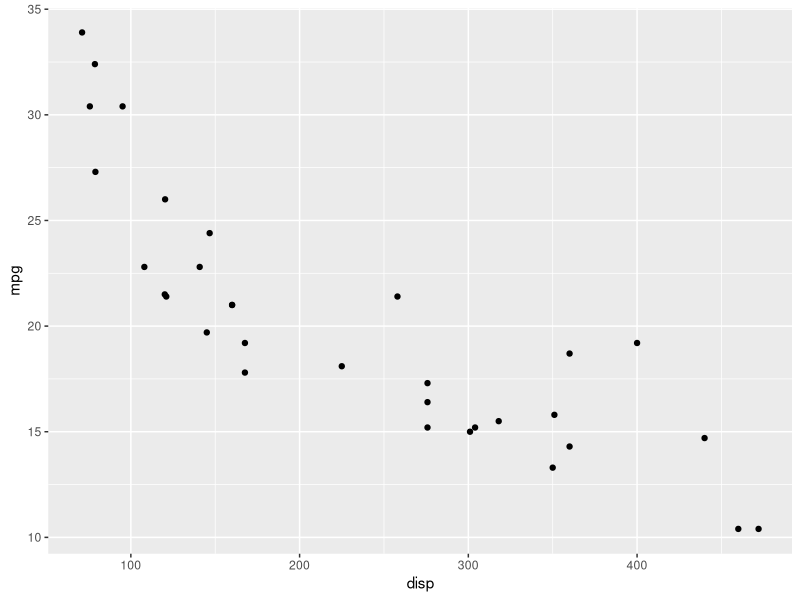
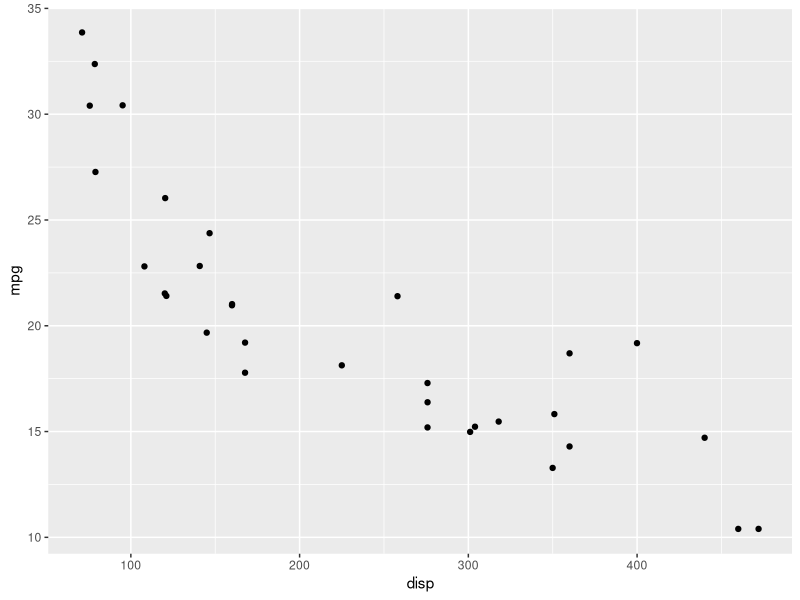
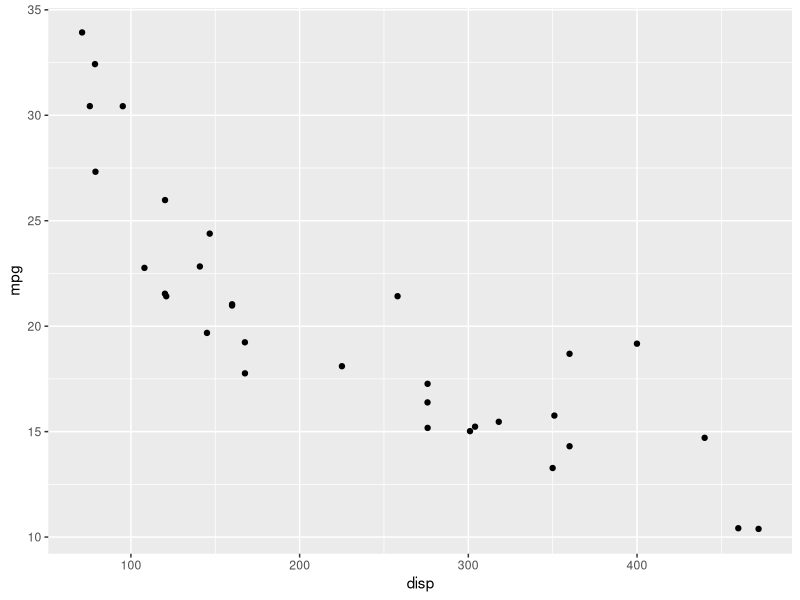
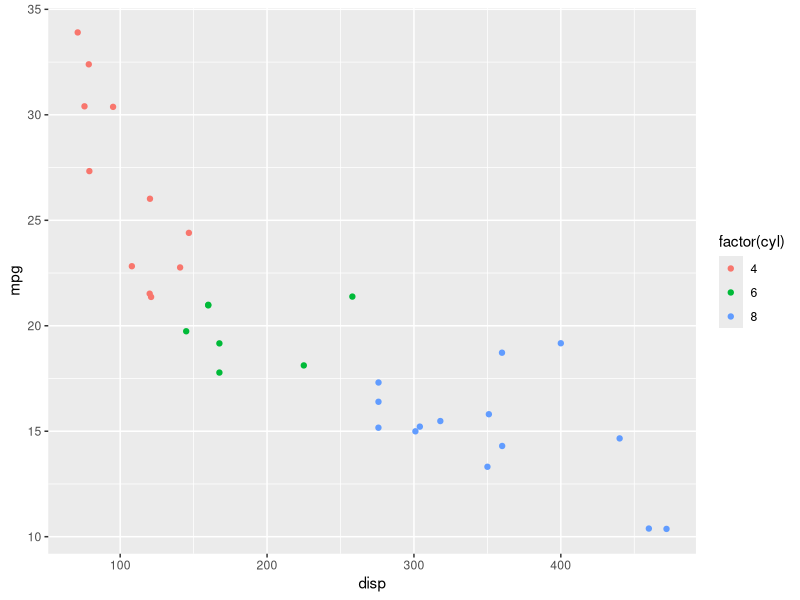
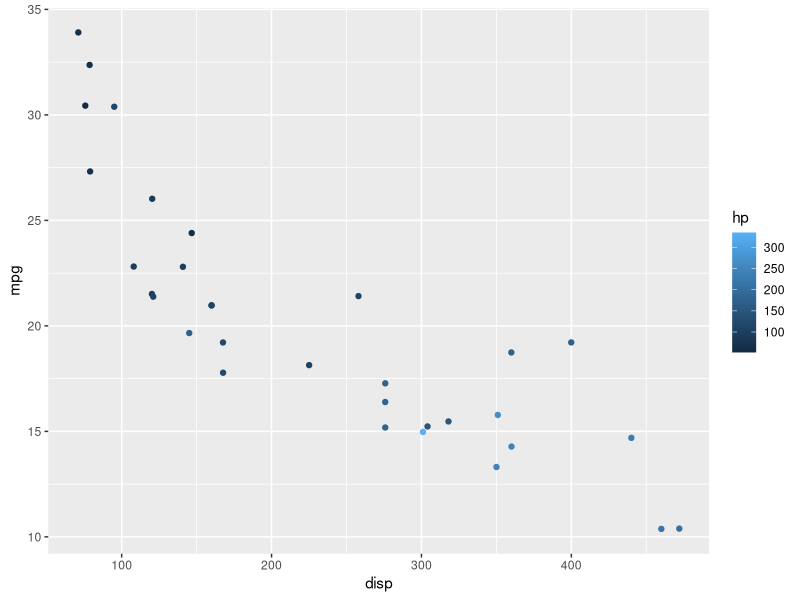
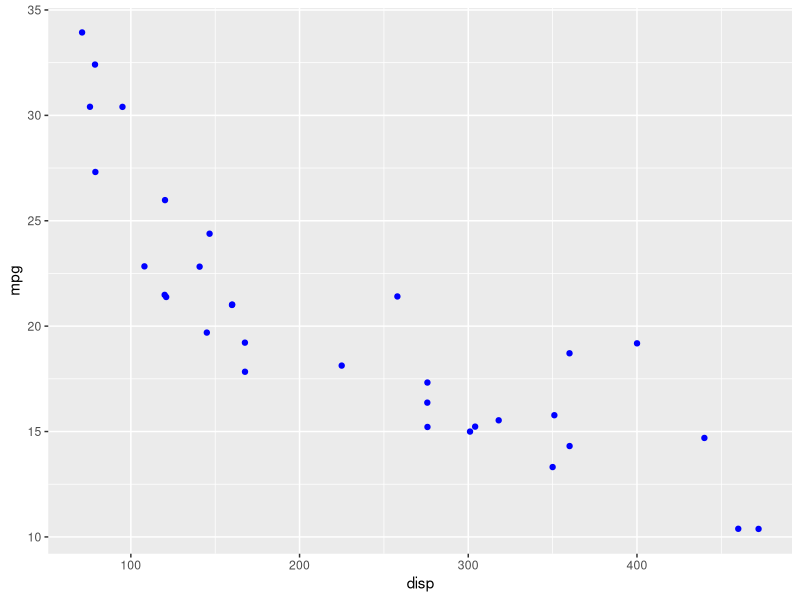
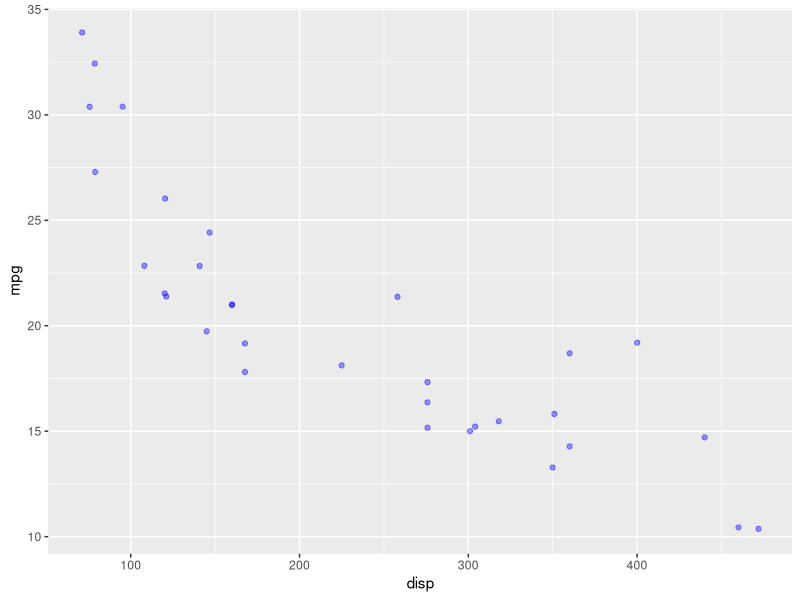
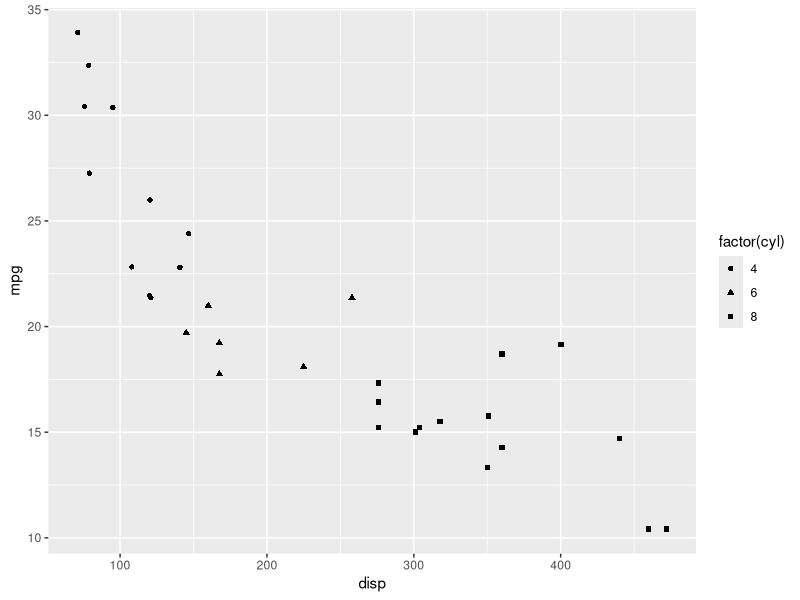

Reproduce these figures in R, in order.
## ---- chunk 1
library(ggplot2)
library(readr)
## ---- chunk 2
ggplot(mtcars) +
  geom_point(aes(disp, mpg))
## ---- chunk 3
ggplot(mtcars) +
  geom_point(aes(disp, mpg), position = 'jitter')
## ---- chunk 4
ggplot(mtcars) +
  geom_jitter(aes(disp, mpg))
## ---- chunk 5
ggplot(mtcars) +
  geom_point(aes(disp, mpg, color = factor(cyl)), 
             position = 'jitter')
## ---- chunk 6
ggplot(mtcars) +
  geom_point(aes(disp, mpg, color = hp), 
             position = 'jitter')
## ---- chunk 7
ggplot(mtcars) +
  geom_point(aes(disp, mpg), color = 'blue', 
             position = 'jitter')
## ---- chunk 8
ggplot(mtcars) +
  geom_point(aes(disp, mpg), color = 'blue', alpha = 0.4, 
             position = 'jitter')
## ---- chunk 9
ggplot(mtcars) +
  geom_point(aes(disp, mpg, shape = factor(cyl)),
             position = 'jitter')
## ---- chunk 10
ggplot(mtcars) +
  geom_point(aes(disp, mpg), shape = 3,
             position = 'jitter')
## ---- chunk 11
ggplot(mtcars) +
  geom_point(aes(disp, mpg, size = hp), color = 'blue',
             position = 'jitter')
## ---- chunk 12
ggplot(mtcars) +
  geom_point(aes(disp, mpg), size = 3,
             position = 'jitter')
## ---- chunk 13
ggplot(mtcars, aes(disp, mpg)) +
  geom_point(position = 'jitter') +
  geom_smooth(method = 'lm', se = FALSE)
## ---- chunk 14
ggplot(mtcars, aes(disp, mpg)) +
  geom_point(position = 'jitter') +
  geom_smooth(method = 'lm', se = TRUE)
## ---- chunk 15
ggplot(mtcars, aes(disp, mpg)) +
  geom_point(position = 'jitter') +
  geom_smooth(method = 'loess', se = FALSE)
## ---- chunk 16
ggplot(mtcars, aes(disp, mpg)) +
  geom_point(position = 'jitter') +
  geom_abline(slope = 29.59985, intercept = -0.04122)
